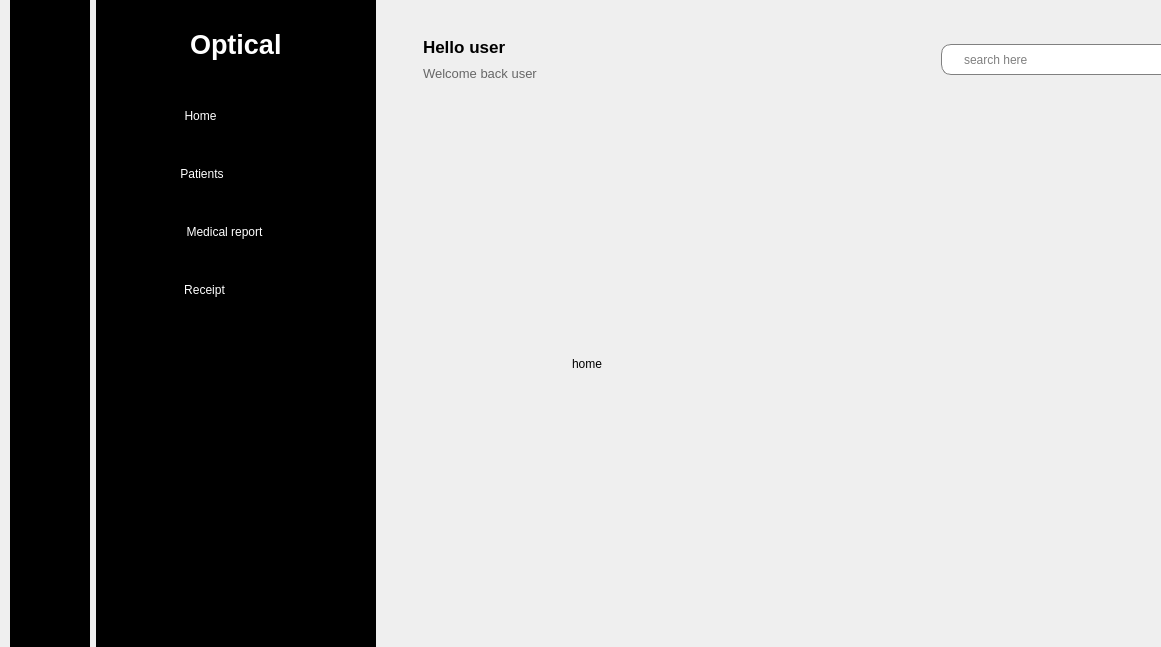
<?xml version="1.0" encoding="UTF-8"?>
<ui version="4.0">
 <class>MainWindow</class>
 <widget class="QMainWindow" name="MainWindow">
  <property name="geometry">
   <rect>
    <x>0</x>
    <y>0</y>
    <width>1161</width>
    <height>647</height>
   </rect>
  </property>
  <property name="windowTitle">
   <string>MainWindow</string>
  </property>
  <widget class="QWidget" name="centralwidget">
   <widget class="QWidget" name="layoutWidget">
    <property name="geometry">
     <rect>
      <x>10</x>
      <y>-1</y>
      <width>1337</width>
      <height>868</height>
     </rect>
    </property>
    <layout class="QGridLayout" name="gridLayout">
     <item row="0" column="0">
      <widget class="QWidget" name="icon_widget" native="true">
       <property name="minimumSize">
        <size>
         <width>80</width>
         <height>0</height>
        </size>
       </property>
       <property name="maximumSize">
        <size>
         <width>80</width>
         <height>16777215</height>
        </size>
       </property>
       <property name="styleSheet">
        <string notr="true">QWidget{
	border: none;
	background-color: rgb(0, 0, 0);
}</string>
       </property>
       <layout class="QVBoxLayout" name="verticalLayout_5">
        <property name="topMargin">
         <number>30</number>
        </property>
        <item>
         <layout class="QHBoxLayout" name="horizontalLayout_2">
          <item>
           <spacer name="horizontalSpacer">
            <property name="orientation">
             <enum>Qt::Horizontal</enum>
            </property>
            <property name="sizeHint" stdset="0">
             <size>
              <width>18</width>
              <height>20</height>
             </size>
            </property>
           </spacer>
          </item>
          <item>
           <widget class="QLabel" name="label_4">
            <property name="maximumSize">
             <size>
              <width>40</width>
              <height>40</height>
             </size>
            </property>
            <property name="text">
             <string/>
            </property>
            <property name="pixmap">
             <pixmap resource="../../test/icons/images.qrc">:/thumb-1920-1273703.png</pixmap>
            </property>
            <property name="scaledContents">
             <bool>true</bool>
            </property>
           </widget>
          </item>
          <item>
           <spacer name="horizontalSpacer_2">
            <property name="orientation">
             <enum>Qt::Horizontal</enum>
            </property>
            <property name="sizeHint" stdset="0">
             <size>
              <width>18</width>
              <height>20</height>
             </size>
            </property>
           </spacer>
          </item>
         </layout>
        </item>
        <item>
         <layout class="QVBoxLayout" name="verticalLayout_3">
          <property name="spacing">
           <number>28</number>
          </property>
          <property name="topMargin">
           <number>39</number>
          </property>
          <item>
           <widget class="QPushButton" name="dashboard1">
            <property name="styleSheet">
             <string notr="true">
QPushButton:checked{
	background-color: white;
	border-radius: 10px;
	width: 30px;
}</string>
            </property>
            <property name="text">
             <string/>
            </property>
            <property name="icon">
             <iconset resource="../icons.qrc">
              <normaloff>:/icons/test/icons/speed_64px.png</normaloff>:/icons/test/icons/speed_64px.png</iconset>
            </property>
            <property name="iconSize">
             <size>
              <width>29</width>
              <height>29</height>
             </size>
            </property>
            <property name="checkable">
             <bool>true</bool>
            </property>
            <property name="autoExclusive">
             <bool>true</bool>
            </property>
           </widget>
          </item>
          <item>
           <widget class="QPushButton" name="patientForm1">
            <property name="styleSheet">
             <string notr="true">QPushButton:checked{
	background-color: white;
	border-radius: 10px;
	width: 30px;
}</string>
            </property>
            <property name="text">
             <string/>
            </property>
            <property name="icon">
             <iconset resource="../icons.qrc">
              <normaloff>:/icons/test/icons/hospital_bed_64px.png</normaloff>:/icons/test/icons/hospital_bed_64px.png</iconset>
            </property>
            <property name="iconSize">
             <size>
              <width>29</width>
              <height>29</height>
             </size>
            </property>
            <property name="checkable">
             <bool>true</bool>
            </property>
            <property name="autoExclusive">
             <bool>true</bool>
            </property>
           </widget>
          </item>
          <item>
           <widget class="QPushButton" name="medicalReport1">
            <property name="styleSheet">
             <string notr="true">QPushButton:checked{
	background-color: white;
	border-radius: 10px;
	width: 30px;
}</string>
            </property>
            <property name="text">
             <string/>
            </property>
            <property name="icon">
             <iconset resource="../icons.qrc">
              <normaloff>:/icons/test/icons/report_card_64px.png</normaloff>:/icons/test/icons/report_card_64px.png</iconset>
            </property>
            <property name="iconSize">
             <size>
              <width>29</width>
              <height>29</height>
             </size>
            </property>
            <property name="checkable">
             <bool>true</bool>
            </property>
            <property name="autoExclusive">
             <bool>true</bool>
            </property>
           </widget>
          </item>
          <item>
           <widget class="QPushButton" name="receipt1">
            <property name="styleSheet">
             <string notr="true">QPushButton:checked{
	background-color: white;
	border-radius: 10px;
	width: 30px;
}</string>
            </property>
            <property name="text">
             <string/>
            </property>
            <property name="icon">
             <iconset resource="../icons.qrc">
              <normaloff>:/icons/test/icons/receipt_64px.png</normaloff>:/icons/test/icons/receipt_64px.png</iconset>
            </property>
            <property name="iconSize">
             <size>
              <width>29</width>
              <height>29</height>
             </size>
            </property>
            <property name="checkable">
             <bool>true</bool>
            </property>
            <property name="autoExclusive">
             <bool>true</bool>
            </property>
           </widget>
          </item>
         </layout>
        </item>
        <item>
         <spacer name="verticalSpacer_2">
          <property name="orientation">
           <enum>Qt::Vertical</enum>
          </property>
          <property name="sizeHint" stdset="0">
           <size>
            <width>20</width>
            <height>397</height>
           </size>
          </property>
         </spacer>
        </item>
        <item>
         <layout class="QVBoxLayout" name="verticalLayout_4">
          <property name="spacing">
           <number>20</number>
          </property>
          <item>
           <widget class="QPushButton" name="pushButton_12">
            <property name="styleSheet">
             <string notr="true">QPushButton:checked{
	background-color: white;
	border-radius: 10px;
	width: 30px;
}</string>
            </property>
            <property name="text">
             <string/>
            </property>
            <property name="icon">
             <iconset resource="../../test/icons/images.qrc">
              <normaloff>:/receipt_64px.png</normaloff>:/receipt_64px.png</iconset>
            </property>
            <property name="iconSize">
             <size>
              <width>29</width>
              <height>29</height>
             </size>
            </property>
            <property name="checkable">
             <bool>true</bool>
            </property>
            <property name="autoExclusive">
             <bool>true</bool>
            </property>
           </widget>
          </item>
          <item>
           <widget class="QPushButton" name="logout1">
            <property name="styleSheet">
             <string notr="true">QPushButton:checked{
	background-color: white;
	border-radius: 10px;
	width: 30px;
}</string>
            </property>
            <property name="text">
             <string/>
            </property>
            <property name="icon">
             <iconset resource="../../test/icons/images.qrc">
              <normaloff>:/exit_64px.png</normaloff>:/exit_64px.png</iconset>
            </property>
            <property name="iconSize">
             <size>
              <width>29</width>
              <height>29</height>
             </size>
            </property>
            <property name="checkable">
             <bool>true</bool>
            </property>
            <property name="autoExclusive">
             <bool>true</bool>
            </property>
           </widget>
          </item>
         </layout>
        </item>
       </layout>
      </widget>
     </item>
     <item row="0" column="1">
      <widget class="QWidget" name="icon_text_widget" native="true">
       <property name="minimumSize">
        <size>
         <width>280</width>
         <height>0</height>
        </size>
       </property>
       <property name="maximumSize">
        <size>
         <width>400</width>
         <height>16777215</height>
        </size>
       </property>
       <property name="styleSheet">
        <string notr="true">QWidget{
	background-color: rgb(0, 0, 0);
	color: rgb(255, 255, 255);
}
QPushButton{
	height: 30px;
	border: none;
}</string>
       </property>
       <layout class="QVBoxLayout" name="verticalLayout_6">
        <property name="topMargin">
         <number>30</number>
        </property>
        <item>
         <layout class="QHBoxLayout" name="horizontalLayout">
          <property name="spacing">
           <number>20</number>
          </property>
          <property name="leftMargin">
           <number>25</number>
          </property>
          <item>
           <widget class="QLabel" name="label_2">
            <property name="maximumSize">
             <size>
              <width>40</width>
              <height>40</height>
             </size>
            </property>
            <property name="text">
             <string/>
            </property>
            <property name="pixmap">
             <pixmap resource="../../test/icons/images.qrc">:/thumb-1920-1273703.png</pixmap>
            </property>
            <property name="scaledContents">
             <bool>true</bool>
            </property>
           </widget>
          </item>
          <item>
           <widget class="QLabel" name="label_3">
            <property name="font">
             <font>
              <pointsize>20</pointsize>
              <bold>true</bold>
             </font>
            </property>
            <property name="text">
             <string>Optical</string>
            </property>
           </widget>
          </item>
         </layout>
        </item>
        <item>
         <layout class="QVBoxLayout" name="verticalLayout">
          <property name="spacing">
           <number>28</number>
          </property>
          <property name="leftMargin">
           <number>17</number>
          </property>
          <property name="topMargin">
           <number>35</number>
          </property>
          <item>
           <widget class="QPushButton" name="dashboard2">
            <property name="styleSheet">
             <string notr="true">QPushButton{
	padding-left: -88px;
}

QPushButton:checked{
	background-color: white;
	border-radius: 3px;
	color: black;
}</string>
            </property>
            <property name="text">
             <string>Home</string>
            </property>
            <property name="icon">
             <iconset resource="../icons.qrc">
              <normaloff>:/icons/test/icons/speed_64px.png</normaloff>:/icons/test/icons/speed_64px.png</iconset>
            </property>
            <property name="iconSize">
             <size>
              <width>29</width>
              <height>29</height>
             </size>
            </property>
            <property name="checkable">
             <bool>true</bool>
            </property>
            <property name="autoExclusive">
             <bool>true</bool>
            </property>
           </widget>
          </item>
          <item>
           <widget class="QPushButton" name="patientForm2">
            <property name="styleSheet">
             <string notr="true">QPushButton{
	padding-left: -85px;
}

QPushButton:checked{
	background-color: white;
	border-radius: 3px;
	color: black;
}</string>
            </property>
            <property name="text">
             <string>Patients</string>
            </property>
            <property name="icon">
             <iconset resource="../icons.qrc">
              <normaloff>:/icons/test/icons/hospital_bed_64px.png</normaloff>:/icons/test/icons/hospital_bed_64px.png</iconset>
            </property>
            <property name="iconSize">
             <size>
              <width>29</width>
              <height>29</height>
             </size>
            </property>
            <property name="checkable">
             <bool>true</bool>
            </property>
            <property name="autoExclusive">
             <bool>true</bool>
            </property>
           </widget>
          </item>
          <item>
           <widget class="QPushButton" name="medicalReport2">
            <property name="styleSheet">
             <string notr="true">QPushButton{
	padding-left: -40px;
}

QPushButton:checked{
	background-color: white;
	border-radius: 3px;
	color: black;
}</string>
            </property>
            <property name="text">
             <string>Medical report</string>
            </property>
            <property name="icon">
             <iconset resource="../icons.qrc">
              <normaloff>:/icons/test/icons/report_card_64px.png</normaloff>:/icons/test/icons/report_card_64px.png</iconset>
            </property>
            <property name="iconSize">
             <size>
              <width>29</width>
              <height>29</height>
             </size>
            </property>
            <property name="checkable">
             <bool>true</bool>
            </property>
            <property name="autoExclusive">
             <bool>true</bool>
            </property>
           </widget>
          </item>
          <item>
           <widget class="QPushButton" name="receipt2">
            <property name="styleSheet">
             <string notr="true">QPushButton{
	padding-left: -80px;
}

QPushButton:checked{
	background-color: white;
	border-radius: 3px;
	color: black;
}</string>
            </property>
            <property name="text">
             <string>Receipt</string>
            </property>
            <property name="icon">
             <iconset resource="../icons.qrc">
              <normaloff>:/icons/test/icons/receipt_64px.png</normaloff>:/icons/test/icons/receipt_64px.png</iconset>
            </property>
            <property name="iconSize">
             <size>
              <width>29</width>
              <height>29</height>
             </size>
            </property>
            <property name="checkable">
             <bool>true</bool>
            </property>
            <property name="autoExclusive">
             <bool>true</bool>
            </property>
           </widget>
          </item>
         </layout>
        </item>
        <item>
         <spacer name="verticalSpacer">
          <property name="orientation">
           <enum>Qt::Vertical</enum>
          </property>
          <property name="sizeHint" stdset="0">
           <size>
            <width>20</width>
            <height>397</height>
           </size>
          </property>
         </spacer>
        </item>
        <item>
         <layout class="QVBoxLayout" name="verticalLayout_2">
          <property name="spacing">
           <number>29</number>
          </property>
          <item>
           <widget class="QPushButton" name="pushButton_11">
            <property name="styleSheet">
             <string notr="true">QPushButton{
	padding-left: -60px;
}

QPushButton:checked{
	background-color: white;
	border-radius: 3px;
	color: black;
}</string>
            </property>
            <property name="text">
             <string>Logout</string>
            </property>
            <property name="icon">
             <iconset resource="../../test/icons/images.qrc">
              <normaloff>:/exit_64px.png</normaloff>:/exit_64px.png</iconset>
            </property>
            <property name="iconSize">
             <size>
              <width>29</width>
              <height>29</height>
             </size>
            </property>
            <property name="checkable">
             <bool>true</bool>
            </property>
            <property name="autoExclusive">
             <bool>true</bool>
            </property>
           </widget>
          </item>
          <item>
           <widget class="QPushButton" name="logout2">
            <property name="styleSheet">
             <string notr="true">QPushButton{
	padding-left: -60px;
}

QPushButton:checked{
	background-color: white;
	border-radius: 3px;
	color: black;
}</string>
            </property>
            <property name="text">
             <string>Logout</string>
            </property>
            <property name="icon">
             <iconset resource="../../test/icons/images.qrc">
              <normaloff>:/exit_64px.png</normaloff>:/exit_64px.png</iconset>
            </property>
            <property name="iconSize">
             <size>
              <width>29</width>
              <height>29</height>
             </size>
            </property>
            <property name="checkable">
             <bool>true</bool>
            </property>
            <property name="autoExclusive">
             <bool>true</bool>
            </property>
           </widget>
          </item>
         </layout>
        </item>
       </layout>
      </widget>
     </item>
     <item row="0" column="2">
      <layout class="QVBoxLayout" name="verticalLayout_8">
       <item>
        <widget class="QWidget" name="header_widget" native="true">
         <layout class="QHBoxLayout" name="horizontalLayout_5">
          <item>
           <layout class="QHBoxLayout" name="horizontalLayout_4">
            <property name="spacing">
             <number>0</number>
            </property>
            <item>
             <widget class="QPushButton" name="pushButton">
              <property name="styleSheet">
               <string notr="true">border: none;</string>
              </property>
              <property name="text">
               <string/>
              </property>
              <property name="icon">
               <iconset resource="../icons.qrc">
                <normaloff>:/icons/test/icons/menu_64px.png</normaloff>:/icons/test/icons/menu_64px.png</iconset>
              </property>
              <property name="iconSize">
               <size>
                <width>45</width>
                <height>59</height>
               </size>
              </property>
              <property name="checkable">
               <bool>true</bool>
              </property>
             </widget>
            </item>
            <item>
             <layout class="QVBoxLayout" name="verticalLayout_7">
              <property name="topMargin">
               <number>25</number>
              </property>
              <property name="bottomMargin">
               <number>25</number>
              </property>
              <item>
               <widget class="QLabel" name="label">
                <property name="font">
                 <font>
                  <pointsize>13</pointsize>
                  <bold>true</bold>
                 </font>
                </property>
                <property name="text">
                 <string>Hello user</string>
                </property>
               </widget>
              </item>
              <item>
               <widget class="QLabel" name="label_5">
                <property name="font">
                 <font>
                  <pointsize>10</pointsize>
                  <bold>false</bold>
                 </font>
                </property>
                <property name="styleSheet">
                 <string notr="true">color: rgb(103, 103, 103);</string>
                </property>
                <property name="text">
                 <string>Welcome back user</string>
                </property>
               </widget>
              </item>
             </layout>
            </item>
           </layout>
          </item>
          <item>
           <spacer name="horizontalSpacer_3">
            <property name="orientation">
             <enum>Qt::Horizontal</enum>
            </property>
            <property name="sizeHint" stdset="0">
             <size>
              <width>320</width>
              <height>20</height>
             </size>
            </property>
           </spacer>
          </item>
          <item>
           <layout class="QHBoxLayout" name="horizontalLayout_3">
            <property name="rightMargin">
             <number>25</number>
            </property>
            <item>
             <widget class="QLineEdit" name="lineEdit">
              <property name="minimumSize">
               <size>
                <width>19</width>
                <height>31</height>
               </size>
              </property>
              <property name="maximumSize">
               <size>
                <width>16777215</width>
                <height>31</height>
               </size>
              </property>
              <property name="styleSheet">
               <string notr="true">QLineEdit{
	padding-left: 20px;
	border: 1px solid gray;
border-radius: 10px;
}</string>
              </property>
              <property name="placeholderText">
               <string>search here</string>
              </property>
             </widget>
            </item>
            <item>
             <widget class="QLabel" name="label_6">
              <property name="minimumSize">
               <size>
                <width>40</width>
                <height>40</height>
               </size>
              </property>
              <property name="maximumSize">
               <size>
                <width>40</width>
                <height>40</height>
               </size>
              </property>
              <property name="text">
               <string/>
              </property>
              <property name="pixmap">
               <pixmap resource="../../test/icons/images.qrc">:/thumb-1920-1273703.png</pixmap>
              </property>
              <property name="scaledContents">
               <bool>true</bool>
              </property>
             </widget>
            </item>
           </layout>
          </item>
         </layout>
        </widget>
       </item>
       <item>
        <widget class="QWidget" name="main_widget" native="true">
         <property name="minimumSize">
          <size>
           <width>841</width>
           <height>741</height>
          </size>
         </property>
         <property name="maximumSize">
          <size>
           <width>841</width>
           <height>741</height>
          </size>
         </property>
         <property name="styleSheet">
          <string notr="true"/>
         </property>
         <widget class="QStackedWidget" name="stackedWidget">
          <property name="geometry">
           <rect>
            <x>0</x>
            <y>0</y>
            <width>841</width>
            <height>741</height>
           </rect>
          </property>
          <widget class="QWidget" name="page">
           <widget class="QLabel" name="label_7">
            <property name="geometry">
             <rect>
              <x>190</x>
              <y>230</y>
              <width>49</width>
              <height>16</height>
             </rect>
            </property>
            <property name="text">
             <string>home</string>
            </property>
           </widget>
          </widget>
          <widget class="QWidget" name="page_2">
           <widget class="QLabel" name="label_8">
            <property name="geometry">
             <rect>
              <x>290</x>
              <y>260</y>
              <width>49</width>
              <height>16</height>
             </rect>
            </property>
            <property name="text">
             <string>patient</string>
            </property>
           </widget>
          </widget>
          <widget class="QWidget" name="page_3">
           <widget class="QLabel" name="label_9">
            <property name="geometry">
             <rect>
              <x>150</x>
              <y>200</y>
              <width>341</width>
              <height>20</height>
             </rect>
            </property>
            <property name="text">
             <string>report</string>
            </property>
           </widget>
          </widget>
          <widget class="QWidget" name="page_4">
           <widget class="QLabel" name="label_10">
            <property name="geometry">
             <rect>
              <x>220</x>
              <y>270</y>
              <width>251</width>
              <height>41</height>
             </rect>
            </property>
            <property name="text">
             <string>receipt</string>
            </property>
           </widget>
          </widget>
         </widget>
        </widget>
       </item>
      </layout>
     </item>
    </layout>
   </widget>
  </widget>
 </widget>
 <resources>
  <include location="../../test/icons/images.qrc"/>
  <include location="../icons.qrc"/>
  <include location="../images.qrc"/>
 </resources>
 <connections>
  <connection>
   <sender>dashboard2</sender>
   <signal>toggled(bool)</signal>
   <receiver>dashboard1</receiver>
   <slot>setChecked(bool)</slot>
   <hints>
    <hint type="sourcelabel">
     <x>187</x>
     <y>138</y>
    </hint>
    <hint type="destinationlabel">
     <x>78</x>
     <y>145</y>
    </hint>
   </hints>
  </connection>
  <connection>
   <sender>patientForm2</sender>
   <signal>toggled(bool)</signal>
   <receiver>patientForm1</receiver>
   <slot>setChecked(bool)</slot>
   <hints>
    <hint type="sourcelabel">
     <x>184</x>
     <y>200</y>
    </hint>
    <hint type="destinationlabel">
     <x>78</x>
     <y>199</y>
    </hint>
   </hints>
  </connection>
  <connection>
   <sender>medicalReport2</sender>
   <signal>toggled(bool)</signal>
   <receiver>medicalReport1</receiver>
   <slot>setChecked(bool)</slot>
   <hints>
    <hint type="sourcelabel">
     <x>217</x>
     <y>254</y>
    </hint>
    <hint type="destinationlabel">
     <x>70</x>
     <y>257</y>
    </hint>
   </hints>
  </connection>
  <connection>
   <sender>receipt2</sender>
   <signal>toggled(bool)</signal>
   <receiver>receipt1</receiver>
   <slot>setChecked(bool)</slot>
   <hints>
    <hint type="sourcelabel">
     <x>234</x>
     <y>313</y>
    </hint>
    <hint type="destinationlabel">
     <x>80</x>
     <y>314</y>
    </hint>
   </hints>
  </connection>
  <connection>
   <sender>pushButton_11</sender>
   <signal>toggled(bool)</signal>
   <receiver>pushButton_12</receiver>
   <slot>setChecked(bool)</slot>
   <hints>
    <hint type="sourcelabel">
     <x>309</x>
     <y>796</y>
    </hint>
    <hint type="destinationlabel">
     <x>97</x>
     <y>798</y>
    </hint>
   </hints>
  </connection>
  <connection>
   <sender>logout2</sender>
   <signal>toggled(bool)</signal>
   <receiver>logout1</receiver>
   <slot>setChecked(bool)</slot>
   <hints>
    <hint type="sourcelabel">
     <x>309</x>
     <y>855</y>
    </hint>
    <hint type="destinationlabel">
     <x>108</x>
     <y>855</y>
    </hint>
   </hints>
  </connection>
  <connection>
   <sender>pushButton</sender>
   <signal>toggled(bool)</signal>
   <receiver>icon_text_widget</receiver>
   <slot>setHidden(bool)</slot>
   <hints>
    <hint type="sourcelabel">
     <x>346</x>
     <y>71</y>
    </hint>
    <hint type="destinationlabel">
     <x>312</x>
     <y>74</y>
    </hint>
   </hints>
  </connection>
  <connection>
   <sender>pushButton</sender>
   <signal>toggled(bool)</signal>
   <receiver>icon_widget</receiver>
   <slot>setVisible(bool)</slot>
   <hints>
    <hint type="sourcelabel">
     <x>368</x>
     <y>50</y>
    </hint>
    <hint type="destinationlabel">
     <x>114</x>
     <y>57</y>
    </hint>
   </hints>
  </connection>
 </connections>
</ui>
